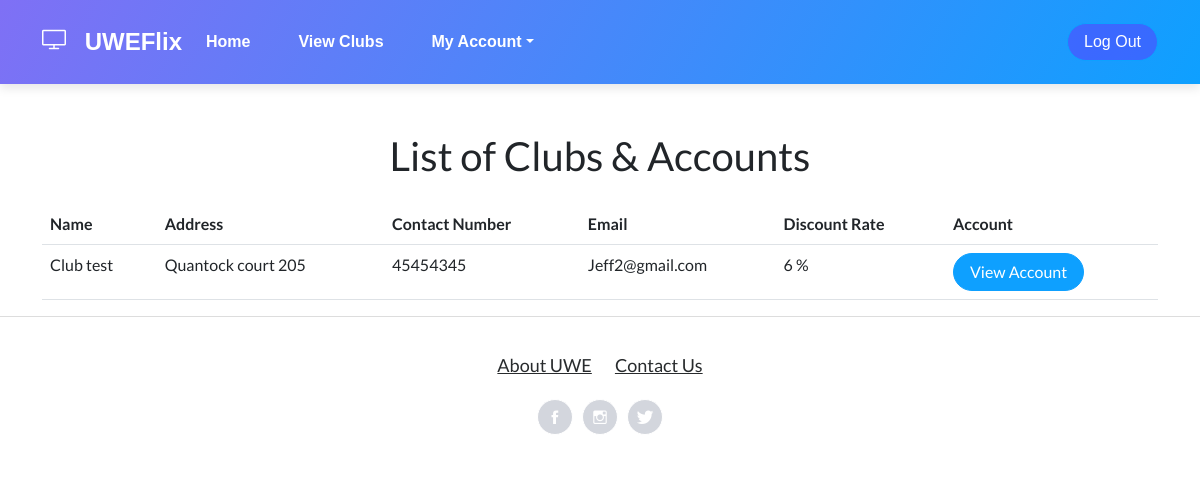
The page /accounts/clubs/ on the database as committed earlier.
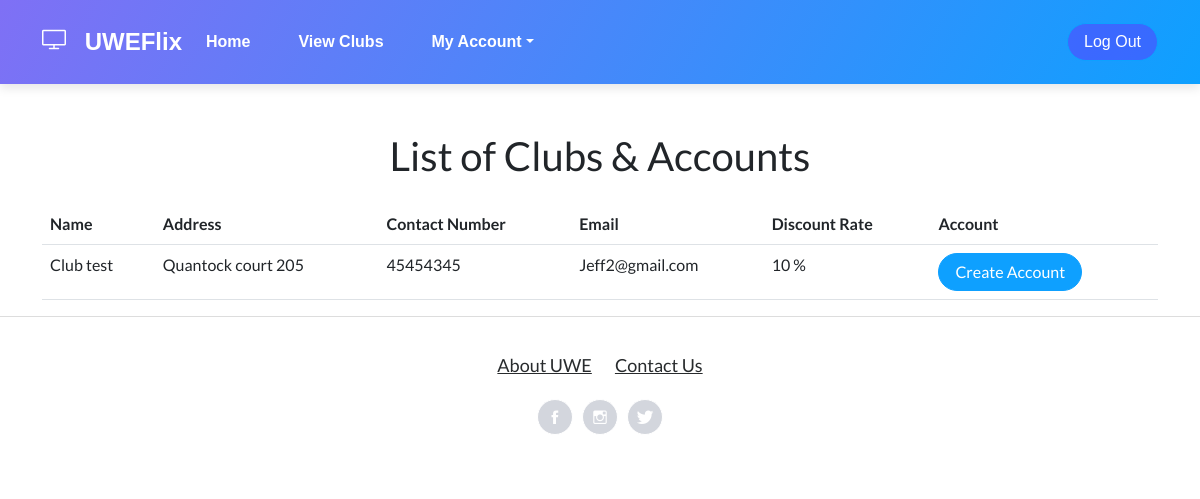
The same page on the database as committed later.
### CinManager/models.py (models this page shows)
class Club(models.Model):
    id = models.AutoField(primary_key=True, unique=True)
    name = models.CharField(max_length=100)
    address = models.CharField(max_length=100)
    contact_number = models.CharField(max_length=100)
    email = models.CharField(max_length=100)
    discount_rate = models.PositiveIntegerField(default=0)

### Accounts/views.py (the view)
# urls.py: path('clubs/', views.club_list, name='club_list'),
def club_list(request):
    userpermissions = check_permissions(request)
    clubs = Club.objects.all()
    club_data = []
    for club in clubs:
        account_exists = Account.objects.filter(club=club).exists()
        if account_exists:
            print("EXISTS ACCOUNT")
            button_text = 'View Account'
        else:
            print("NOT EXISTS ACCOUNT")
            button_text = 'Create Account'
        club_data.append({'club': club, 'button_text': button_text})
    context = {'club_data': club_data, 'userpermissions': userpermissions}
    return render(request, 'UWEFlix/club_list.html', context)

### Accounts/views.py (called while the page is built)
def check_permissions(request):
    if request.user.is_authenticated:
        if request.user.groups.filter(name='Cinema Managers').exists():
            userpermission = 1
        elif request.user.groups.filter(name='Club Representatives').exists():
            userpermission = 2
        elif request.user.groups.filter(name='Account Managers').exists():
            userpermission = 3
        elif request.user.groups.filter(name='Guest').exists():
            userpermission = 4
        else:
            userpermission = 0
    else:
        return redirect('Login')
    return userpermission

### web_project/templates/UWEFlix/club_list.html
{% extends "UWEFlix/layout.html" %}
{% block content %}
<div class="container mt-5">
    <h1 class="text-center mb-4">List of Clubs & Accounts</h1>
    <table class="table">
        <thead>
            <tr>
                <th>Name</th>
                <th>Address</th>
                <th>Contact Number</th>
                <th>Email</th>
                <th>Discount Rate</th>
                <th>Account</th>
            </tr>
        </thead>
        <tbody>
            {% for club in club_data %}
            <tr>
                <td>{{ club.club.name }}</td>
                <td>{{ club.club.address }}</td>
                <td>{{ club.club.contact_number }}</td>
                <td>{{ club.club.email }}</td>
                <td>{{ club.club.discount_rate }} % </td>
                <td>
                    {% if club.button_text == 'View Account' %}
                        <a class="btn btn-primary" href="{% url 'view_account' club_id=club.club.id %}">View Account</a>
                    {% else %}
                        <a class="btn btn-primary" href="{% url 'create_or_view_account' club_id=club.club.id %}">Create Account</a>
                    {% endif %}
                </td>
            {% endfor %}
        </tbody>
    </table>
</div>
{% endblock %}

Rows that differ between the two databases and show on the page:
changed Club "Club test": club.discount_rate "6" → "10"; text "View Account" → "Create Account"
